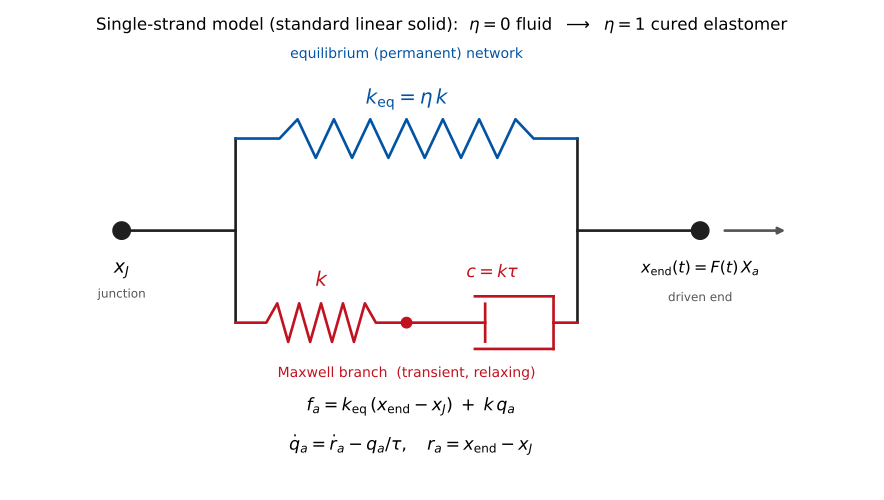

Recreate this plot in Python.
#!/usr/bin/env python3
r"""Schematic of the single-strand rheological model: an equilibrium (permanent)
spring k_eq = eta*k in PARALLEL with a Maxwell branch (spring k in SERIES with a
dashpot, c = k*tau).  eta = 0 -> pure Maxwell fluid; eta = 1 -> cured elastomer.
Saves a transparent SVG (for Inkscape) and a PNG."""
import numpy as np
import matplotlib
matplotlib.use("Agg")
import matplotlib.pyplot as plt

C = "#1f1f1f"       # wires / terminals
CE = "#0353a4"      # equilibrium (permanent) branch
CM = "#c1121f"      # Maxwell (transient) branch


def spring(ax, p0, p1, coils=7, amp=0.22, lead=0.5, lw=2.0, color=C):
    x0, y0 = p0
    x1, y1 = p1                                   # horizontal element (y0 == y1)
    xa, xb = x0 + lead, x1 - lead
    xs = np.linspace(xa, xb, 2 * coils + 1)
    xp, yp = [x0, xa], [y0, y0]
    for i, xx in enumerate(xs[1:-1], start=1):
        xp.append(xx); yp.append(y0 + amp * (1 if i % 2 else -1))
    xp += [xb, x1]; yp += [y0, y0]
    ax.plot(xp, yp, color=color, lw=lw, solid_capstyle="round", solid_joinstyle="round")


def dashpot(ax, p0, p1, w=0.30, lw=2.0, color=C):
    x0, y = p0
    x1 = p1[0]
    s = x1 - x0
    xp = x0 + 0.46 * s                            # piston plate
    xcl, xcr = x0 + 0.40 * s, x1 - 0.14 * s       # cylinder: open-left .. closed-right
    ax.plot([x0, xp], [y, y], color=color, lw=lw)                        # left rod
    ax.plot([xp, xp], [y - 0.72 * w, y + 0.72 * w], color=color, lw=lw)  # piston plate
    ax.plot([xcl, xcr], [y + w, y + w], color=color, lw=lw)             # cylinder top
    ax.plot([xcr, xcr], [y + w, y - w], color=color, lw=lw)             # closed right
    ax.plot([xcl, xcr], [y - w, y - w], color=color, lw=lw)             # cylinder bottom
    ax.plot([xcr, x1], [y, y], color=color, lw=lw)                      # right rod


def node(ax, p, r=0.10, color=C):
    ax.add_patch(plt.Circle(p, r, color=color, zorder=5))


def draw(ax):
    xL, xR = 1.3, 5.2          # split rails (where the two branches attach)
    x0, x1 = 0.0, 6.6          # terminals
    h = 1.05                   # branch vertical offset
    xm = 0.5 * (xL + xR)       # spring|dashpot junction on the Maxwell branch

    # terminals, leads, and the two vertical rails
    node(ax, (x0, 0)); node(ax, (x1, 0))
    ax.plot([x0, xL], [0, 0], color=C, lw=2)
    ax.plot([xR, x1], [0, 0], color=C, lw=2)
    ax.plot([xL, xL], [-h, h], color=C, lw=2)
    ax.plot([xR, xR], [-h, h], color=C, lw=2)

    # equilibrium (permanent) branch  --  top
    spring(ax, (xL, h), (xR, h), color=CE, coils=7, lead=0.5)
    # Maxwell branch  --  bottom: spring k in series with dashpot c = k*tau
    spring(ax, (xL, -h), (xm, -h), color=CM, coils=5, lead=0.35)
    node(ax, (xm, -h), r=0.06, color=CM)
    dashpot(ax, (xm, -h), (xR, -h), color=CM)

    # element labels
    ax.text((xL + xR) / 2, h + 0.40, r"$k_{\mathrm{eq}} = \eta\,k$",
            ha="center", fontsize=15, color=CE)
    ax.text(0.5 * (xL + xm), -h + 0.42, r"$k$", ha="center", fontsize=15, color=CM)
    ax.text(0.5 * (xm + xR), -h + 0.52, r"$c = k\tau$", ha="center", fontsize=13, color=CM)
    ax.text((xL + xR) / 2, h + 0.92, "equilibrium (permanent) network",
            ha="center", fontsize=10.5, color=CE)
    ax.text((xL + xR) / 2, -h - 0.62, "Maxwell branch  (transient, relaxing)",
            ha="center", fontsize=10.5, color=CM)

    # terminal annotations
    ax.text(x0, -0.34, r"$x_J$", ha="center", va="top", fontsize=14)
    ax.text(x0, -0.66, "junction", ha="center", va="top", fontsize=9, color="#555")
    ax.text(x1, -0.34, r"$x_{\mathrm{end}}(t)=F(t)\,X_a$", ha="center", va="top", fontsize=12)
    ax.text(x1, -0.70, "driven end", ha="center", va="top", fontsize=9, color="#555")
    ax.annotate("", xy=(x1 + 1.0, 0), xytext=(x1 + 0.25, 0),
                arrowprops=dict(arrowstyle="-|>", lw=2, color="#555"))

    # constitutive summary
    ax.text((x0 + x1) / 2, -2.05,
            r"$f_a = k_{\mathrm{eq}}\,(x_{\mathrm{end}}-x_J)\; +\; k\,q_a$",
            ha="center", fontsize=13)
    ax.text((x0 + x1) / 2, -2.5,
            r"$\dot q_a = \dot r_a - q_a/\tau,\ \ \ r_a = x_{\mathrm{end}} - x_J$",
            ha="center", fontsize=13)

    ax.set_xlim(-0.7, x1 + 1.4)
    ax.set_ylim(-2.9, 2.2)
    ax.set_aspect("equal")
    ax.axis("off")


def main():
    fig, ax = plt.subplots(figsize=(9.2, 5.2))
    draw(ax)
    ax.set_title(r"Single-strand model (standard linear solid):  "
                 r"$\eta=0$ fluid  $\longrightarrow$  $\eta=1$ cured elastomer",
                 fontsize=12.5)
    fig.tight_layout()
    fig.savefig("/mnt/user-data/outputs/chain_model_schematic.svg", transparent=True)
    fig.savefig("/mnt/user-data/outputs/chain_model_schematic.png", dpi=170,
                facecolor="white")
    print("wrote chain_model_schematic.svg and .png")


if __name__ == "__main__":
    main()
